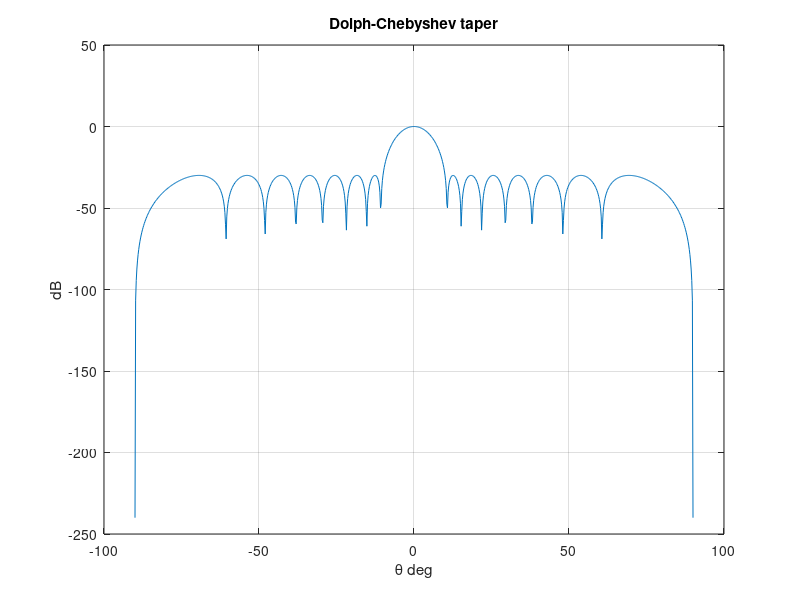

Here is the MATLAB script that generated this plot:
% Dolph-Chebyshev weighting
% Equal-level sidelobes

N = 16;
sll = -30;
% Chebyshev window via coefficients of T_{N-1}
w = chebwin(N, -sll);
wsum = sum(w);                       % normalizer: unity main-beam gain
theta = -90:0.2:90;
AF = zeros(1, numel(theta));
for k = 1:N
    AF = AF + w(k)*exp(1i*pi*(k-1)*sind(theta));
end
patDb = 20*log10(abs(AF)/wsum + 1e-12);   % dB pattern, 0 dB at peak
figure;
plot(theta, patDb);
title('Dolph-Chebyshev taper'); xlabel('\theta deg'); ylabel('dB'); grid on;

%{
@play
{
 "title": "Dolph-Chebyshev",
 "groups": [
  {
   "name": "Synthesis",
   "controls": [
    {
     "var": "N",
     "label": "N",
     "min": 8,
     "max": 32,
     "step": 2,
     "default": 16
    },
    {
     "var": "sll",
     "label": "SLL dB",
     "min": -40,
     "max": -15,
     "step": 5,
     "default": -30
    }
   ]
  }
 ]
}
%}
